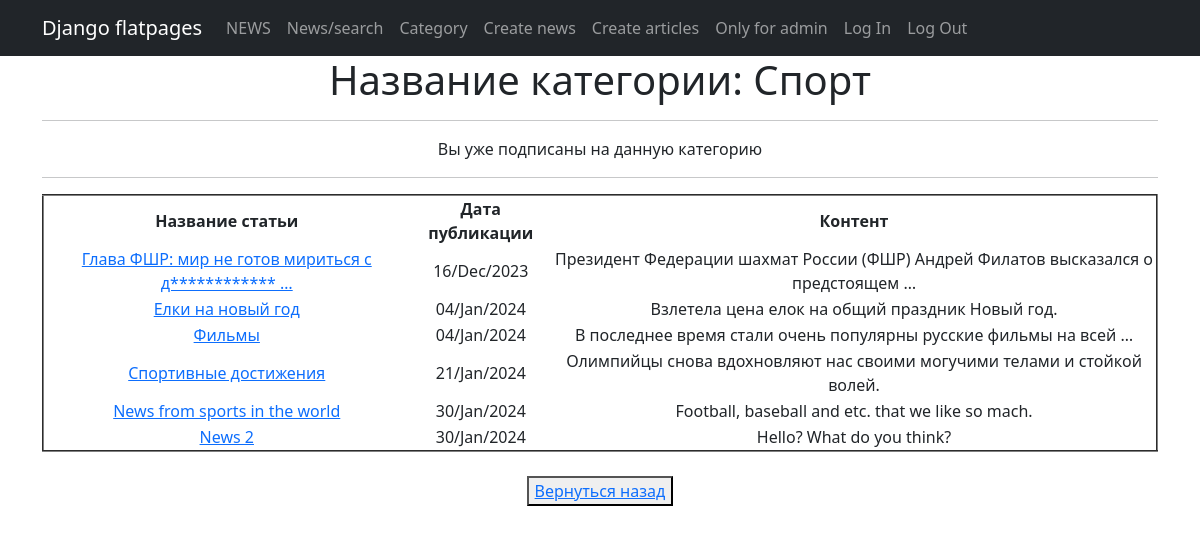
The app's page /news/category/1/ (signed in) with its own data.
### news/models.py (models this page shows, shortened)
class Category(models.Model):
    name = models.CharField(max_length=255, unique=True)
    subscribers = models.ManyToManyField(User, through='CategorySubscribers')
    def get_post(self):
        return self.post_set.all()

class Post(models.Model):
    author = models.ForeignKey(Author, on_delete=models.CASCADE, verbose_name='Автор')
    position = models.CharField(max_length=2,
                                choices=POSITIONS,
                                default=news)
    time_create = models.DateTimeField(auto_now_add=True)
    category = models.ManyToManyField(Category, through='PostCategory', verbose_name='Категория')
    title = models.CharField(max_length=255, verbose_name='Заголовок')
    text = models.TextField(verbose_name='Контент')
    rating = models.IntegerField(default=0)
    def get_absolute_url(self):
        return reverse(
            'news:post_detail',
            args=[self.id]
            )

### news/views.py (the view)
# urls.py: path('category/<int:pk>/', CategoryDetail.as_view(), name='category_detail'),
class CategoryDetail(DetailView):
    model = Category
    template_name = 'category.html'
    context_object_name = 'category'
    pk_url_kwarg = 'pk'
    def get_context_data(self, **kwargs: Any) -> dict[str, Any]:
        context = super().get_context_data(**kwargs)
        category = Category.objects.get(pk=self.kwargs['pk'])
        context['is_not_subscribe'] = not self.request.user.category_set.filter(id=category.pk).exists()
        return context

### news/templatetags/custom_filter.py (called while the page is built)
@register.filter()
def censor(text):
    if isinstance(text, str):
        text1 = []
        for string in text.split():
            for string_not in STRING_NOT:
                if string.lower().startswith(string_not[:-4]):
                    if string[-1] in ZNAKI:
                        string = string[0] + '*' * len(string[1:-1]) + string[-1]
                    else:
                        string = string[0] + '*' * len(string[1:-1])
            text1.append(string)
    else:
        raise TypeError
    return " ".join(text1)

### templates/category.html (shortened to what this page needs)
{% extends 'flatpages/default.html' %}
{% load custom_filter %}
{% block content %}
<h1>Название категории: {{ category.name }}</h1>
<hr>
{% if is_not_subscribe %}
<button><a href="subscribe/">Подписаться</a></button>
{% else %}
<p>Вы уже подписаны на данную категорию</p>
{% endif %}
<hr>
{% if category.get_post %}
<table border="2" align="center">
    <tr>
        <th>Название статьи</th>
        <th>Дата публикации</th>
        <th colspan="4">Контент</th>
    </tr>
    {% for post in category.get_post %}
    <tr>
        <td><a href="{{ post.get_absolute_url }}">{{ post.title|truncatewords:8|censor }}</a></td>
        <td>{{ post.time_create|date:'d/M/Y' }}</td>
        <td>{{ post.text|truncatewords:10|censor }}</td>
    </tr>
    {% endfor %}
</table>
{% else %}
<h2>В этой категории нет статей</h2>
{% endif %}
<br>
<button><a href="{% url 'news:category_list' %}">Вернуться назад</a></button>
{% endblock content %}

### records on screen
Category: name "Спорт"
Post: title|censor "Глава ФШР: мир не готов мириться с д************ …", time_create "16/Dec/2023", text|censor "Президент Федерации шахмат России (ФШР) Андрей Филатов высказался о предстоящем …"
Post: title|censor "Елки на новый год", time_create "04/Jan/2024", text|censor "Взлетела цена елок на общий праздник Новый год."
Post: title|censor "Фильмы", time_create "04/Jan/2024", text|censor "В последнее время стали очень популярны русские фильмы на всей …"
Post: title|censor "Спортивные достижения", time_create "21/Jan/2024", text|censor "Олимпийцы снова вдохновляют нас своими могучими телами и стойкой волей."
Post: title|censor "News from sports in the world", time_create "30/Jan/2024", text|censor "Football, baseball and etc. that we like so mach."
Post: title|censor "News 2", time_create "30/Jan/2024", text|censor "Hello? What do you think?"
